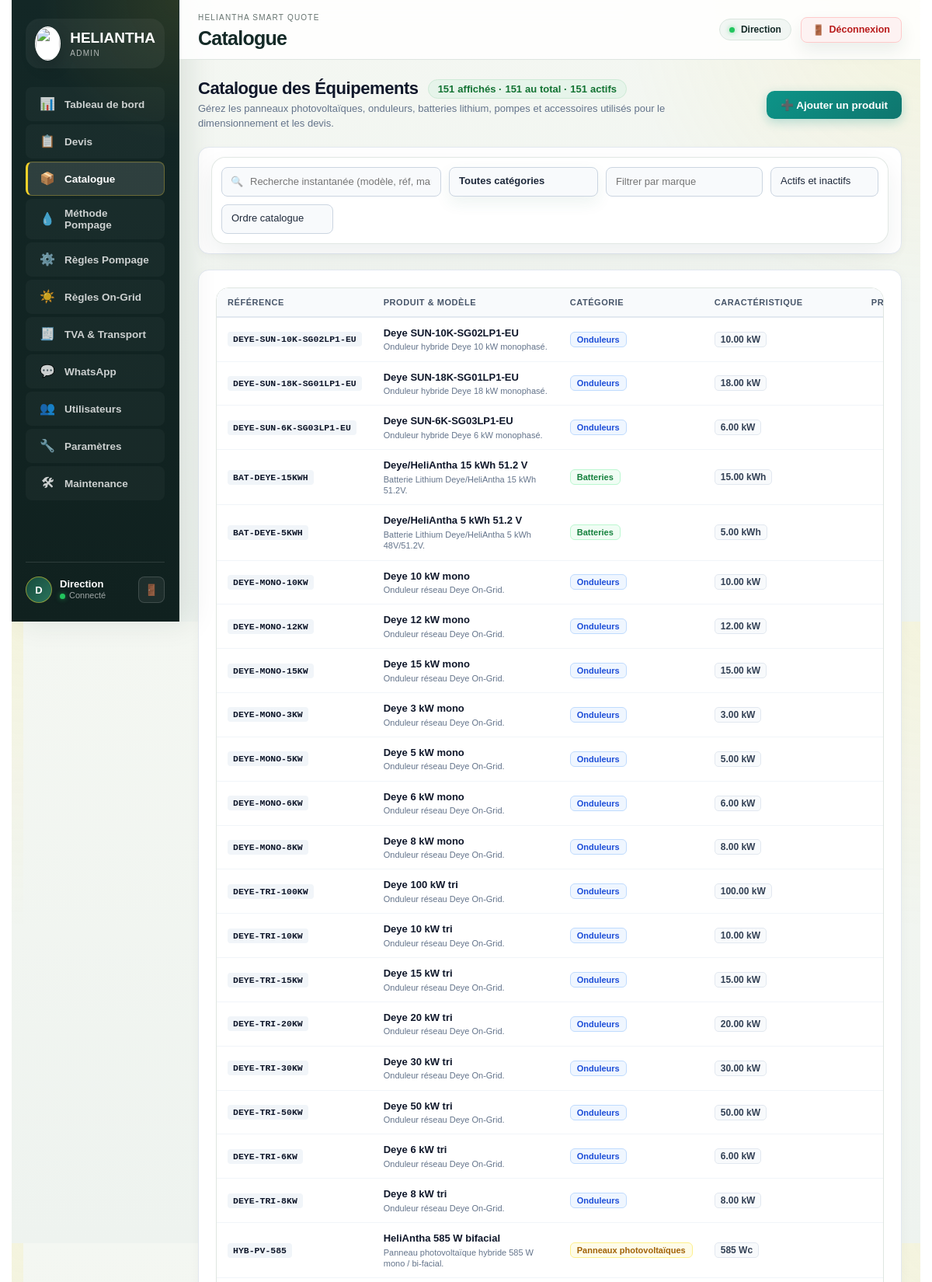
Page /admin/catalogue (signed in, upper part) on the committed database.
### tables this page shows
CREATE TABLE products (
    id INTEGER PRIMARY KEY AUTOINCREMENT,
    reference TEXT NOT NULL UNIQUE,
    category TEXT NOT NULL,
    subcategory TEXT,
    brand TEXT,
    model TEXT,
    description TEXT,
    power_kw REAL,
    power_w REAL,
    voltage REAL,
    current_amp REAL,
    capacity_kwh REAL,
    capacity_l REAL,
    efficiency REAL,
    technology TEXT,
    technical_specs_json TEXT,
    purchase_price REAL,
    sale_price REAL,
    supplier TEXT,
    stock REAL,
    unit TEXT,
    warranty TEXT,
    vat_rate REAL,
    currency TEXT NOT NULL DEFAULT 'DH',
    datasheet_url TEXT,
    demo INTEGER NOT NULL DEFAULT 0,
    preferred INTEGER NOT NULL DEFAULT 0,
    priority INTEGER NOT NULL DEFAULT 0,
    active INTEGER NOT NULL DEFAULT 1,
    created_at TEXT NOT NULL DEFAULT CURRENT_TIMESTAMP,
    updated_at TEXT NOT NULL DEFAULT CURRENT_TIMESTAMP
);

### app/routes.py (the view)
@bp.get("/admin/catalogue")
def admin_catalog():
    filters = {
        "q": request.args.get("q", ""),
        "category": request.args.get("category", ""),
        "active": request.args.get("active", ""),
        "brand": request.args.get("brand", ""),
        "sort": request.args.get("sort", "catalog"),
    }
    if filters["sort"] == "stock_desc":
        filters["sort"] = "catalog"
    products = [
        _decorate_catalog_product(item)
        for item in list_products(
            search=filters["q"],
            category=filters["category"],
            active=filters["active"],
            brand=filters["brand"],
            sort=filters["sort"],
        )
    ]
    return render_template(
        "admin/catalog.html",
        products=products,
        counts=_catalog_counts(),
        filters=filters,
        category_options=category_options(),
        technical_fields=technical_fields_by_category(),
        sort_options=CATALOG_SORT_OPTIONS,
    )

### app/admin_maintenance.py (called while the page is built, shortened)
@bp.app_context_processor
def navigation_context():
    return {"maintenance_available": True}

@bp.before_app_request
def public_maintenance_gate():
    if (request.method == "OPTIONS" or request.path == "/health"
            or request.path == "/admin" or request.path.startswith("/admin/")
            or request.endpoint in {"static", "main.brand_image", "maintenance_public.status"}):
        return None

### app/catalog.py (called while the page is built)
def _token(value: Any) -> str:
    normalized = unicodedata.normalize("NFKD", str(value or "").strip().lower())
    ascii_value = "".join(character for character in normalized if not unicodedata.combining(character))
    return re.sub(r"[^a-z0-9]+", "_", ascii_value).strip("_")

def category_options() -> list[dict[str, str]]:
    return [{"value": key, "label": item["label"]} for key, item in CATALOG_CATEGORIES.items()]

def normalize_category(value: Any) -> str:
    normalized = CATEGORY_ALIASES.get(_token(value))
    if not normalized:
        raise ProductValidationError({"category": "Categorie produit non reconnue."})
    return normalized

def category_label(value: Any) -> str:
    try:
        return CATALOG_CATEGORIES[normalize_category(value)]["label"]
    except ProductValidationError:
        return str(value or "")

def technical_fields_for(category: Any) -> list[dict[str, Any]]:
    try:
        return [dict(field) for field in TECHNICAL_FIELDS.get(normalize_category(category), [])]
    except ProductValidationError:
        return []

def technical_fields_by_category() -> dict[str, list[dict[str, Any]]]:
    return {key: technical_fields_for(key) for key in CATALOG_CATEGORIES}

### app/db.py (called while the page is built)
def get_db():
    if "db" not in g:
        database = current_app.config["DATABASE"]
        if database == ":memory:":
            with _SCHEMA_LOCK:
                memory = current_app.extensions.get("heliantha_memory_database")
                if memory is None:
                    uri = f"file:heliantha-{uuid4().hex}?mode=memory&cache=shared"
                    memory = (uri, sqlite3.connect(uri, uri=True))
                    current_app.extensions["heliantha_memory_database"] = memory
            g.db = sqlite3.connect(memory[0], uri=True)
        else:
            g.db = sqlite3.connect(database)
        g.db.row_factory = sqlite3.Row
    return g.db

def _product_from_row(row):
    product = dict(row)
    product["technical_specs"] = loads(product.pop("technical_specs_json", None), {})
    product["completeness"] = product_completeness(product)
    return product

### templates/admin/catalog.html (shortened to what this page needs)
{% extends "admin/base.html" %}
{% block page_title %}Catalogue{% endblock %}
{% block content %}
<div class="cat-header-strip">
  <div class="cat-header-info">
    <div class="cat-title-row">
      <h1 class="cat-title">Catalogue des Équipements</h1>
      <span class="cat-counter-pill"><b data-live-catalog-count>{{ products|length }}</b> affichés · <b data-catalog-total>{{ counts.total }}</b> au total · <b data-catalog-active>{{ counts.active }}</b> actifs</span>
    </div>
    <p class="cat-subtitle">Gérez les panneaux photovoltaïques, onduleurs, batteries lithium, pompes et accessoires utilisés pour le dimensionnement et les devis.</p>
  </div>
  <div class="cat-header-action">
    <a class="cat-btn-primary" href="{{ url_for('main.admin_catalog_new') }}" onclick="openProductModal('new', event)">
      ➕ Ajouter un produit
    </a>
  </div>
</div>
<div class="cat-toolbar-card">
  <form class="filters catalog-filters catalog-filter-panel cat-filter-form" method="get" data-live-catalog-filters>
    <div class="cat-search-wrapper">
      <span class="cat-search-icon" aria-hidden="true">🔍</span>
      <input name="q" value="{{ filters.get('q', '') }}" placeholder="Recherche instantanée (modèle, réf, marque…)" aria-label="Recherche instantanée">
    </div>
    <select name="category" aria-label="Catégorie" class="cat-filter-select">
      <option value="">Toutes catégories</option>
    </select>
    <input name="brand" value="{{ filters.get('brand', '') }}" placeholder="Filtrer par marque" class="cat-filter-input-brand">
    <select name="active" aria-label="Statut" class="cat-filter-select">
      <option value="">Actifs et inactifs</option>
    </select>
    <select name="sort" aria-label="Tri" class="cat-filter-select">
      {% for option in sort_options %}
      <option value="{{ option.value }}" {% if filters.get('sort') == option.value %}selected{% endif %}>{{ option.label }}</option>
      {% endfor %}
    </select>
  </form>
</div>
<div class="panel catalog-panel cat-table-card">
  <div class="table-wrap catalog-table-wrap cat-table-wrap">
    <table class="cat-table">
      <thead>
        <tr>
          <th data-pump-hidden-column class="cat-th-ref">Référence</th>
          <th class="cat-th-prod">Produit & Modèle</th>
          <th class="cat-th-cat">Catégorie</th>
          <th class="cat-th-spec">Caractéristique</th>
          <th class="cat-th-price">Prix catalogue</th>
        </tr>
      </thead>
      <tbody>
        {% for p in products %}
        {% include "admin/_catalog_row.html" %}
        {% else %}
        <tr data-catalog-empty>
          <td colspan="6" class="cat-empty-cell">Aucun produit ne correspond aux critères sélectionnés.</td>
        </tr>
        {% endfor %}
      </tbody>
    </table>
  </div>
</div>
{% endblock %}

### templates/admin/_catalog_row.html (shortened to what this page needs)
<tr
  data-catalog-row
  data-product-id="{{ p.id }}"
  data-category="{{ p.category or '' }}"
  data-brand="{{ p.brand or '' }}"
  data-active="{{ 1 if p.active else 0 }}"
  data-price="{{ p.sale_price or 0 }}"
  data-updated="{{ p.updated_at or '' }}"
  data-search="{{ [('' if p.category == 'pumps' else p.reference), p.brand, p.model, p.description, p.category_label, p.main_characteristic]|select|join(' ')|lower }}"
  class="cat-row {% if not p.active %}is-inactive{% endif %}"
>
  <td data-pump-hidden-column class="cat-cell-ref">
    {% if p.category != 'pumps' %}
    <span class="cat-ref-code">{{ p.reference }}</span>
    {% else %}
    <span class="cat-muted-dash">-</span>
    {% endif %}
  </td>
  <td class="cat-cell-prod">
    <strong class="cat-prod-title">{{ [p.brand, p.model]|select|join(' ') or "Produit catalogue" }}</strong>
    {% if p.description %}<div class="cat-prod-desc">{{ p.description }}</div>{% endif %}
  </td>
  <td class="cat-cell-cat">
    <span class="cat-cat-tag cat-cat-{{ p.category or 'default' }}">{{ p.category_label }}</span>
  </td>
  <td class="cat-cell-spec">
    <span class="cat-spec-badge">{{ p.main_characteristic or "-" }}</span>
  </td>
  <td class="cat-cell-price">
  </td>
</tr>

### static/css/admin_responsive.css (style rules this page uses)
@media screen { .admin-app { grid-template-columns: clamp(210px, 18vw, 270px) minmax(0, 1fr); min-width: 0; min-height: 100dvh; } }
@media screen { .admin-content :where(div, section, article, form, header, footer, label) { min-width: 0; } }
@media screen { .table-wrap, .cat-table-wrap, .pr-table-wrap, .wa-table-wrap, .users-table-wrap, .qc-overview-table-wrap, .qc-tva-table-wrap { min-width: 0; max-width: 100%; overflow: auto; overscroll-behavior: auto; } }

### rows in the picture
products: reference "DEYE-SUN-10K-SG02LP1-EU", brand+model "Deye SUN-10K-SG02LP1-EU", description "Onduleur hybride Deye 10 kW monophasé.", category_label "Onduleurs", main_characteristic "10.00 kW"
products: reference "DEYE-SUN-18K-SG01LP1-EU", brand+model "Deye SUN-18K-SG01LP1-EU", description "Onduleur hybride Deye 18 kW monophasé.", category_label "Onduleurs", main_characteristic "18.00 kW"
products: reference "DEYE-SUN-6K-SG03LP1-EU", brand+model "Deye SUN-6K-SG03LP1-EU", description "Onduleur hybride Deye 6 kW monophasé.", category_label "Onduleurs", main_characteristic "6.00 kW"
products: reference "BAT-DEYE-15KWH", brand+model "Deye/HeliAntha 15 kWh 51.2 V", description "Batterie Lithium Deye/HeliAntha 15 kWh 51.2V.", category_label "Batteries", main_characteristic "15.00 kWh"
products: reference "BAT-DEYE-5KWH", brand+model "Deye/HeliAntha 5 kWh 51.2 V", description "Batterie Lithium Deye/HeliAntha 5 kWh 48V/51.2V.", category_label "Batteries", main_characteristic "5.00 kWh"
products: reference "DEYE-MONO-10KW", brand+model "Deye 10 kW mono", description "Onduleur réseau Deye On-Grid.", category_label "Onduleurs", main_characteristic "10.00 kW"
products: reference "DEYE-MONO-12KW", brand+model "Deye 12 kW mono", description "Onduleur réseau Deye On-Grid.", category_label "Onduleurs", main_characteristic "12.00 kW"
products: reference "DEYE-MONO-15KW", brand+model "Deye 15 kW mono", description "Onduleur réseau Deye On-Grid.", category_label "Onduleurs", main_characteristic "15.00 kW"
products: reference "DEYE-MONO-3KW", brand+model "Deye 3 kW mono", description "Onduleur réseau Deye On-Grid.", category_label "Onduleurs", main_characteristic "3.00 kW"
products: reference "DEYE-MONO-5KW", brand+model "Deye 5 kW mono", description "Onduleur réseau Deye On-Grid.", category_label "Onduleurs", main_characteristic "5.00 kW"
products: reference "DEYE-MONO-6KW", brand+model "Deye 6 kW mono", description "Onduleur réseau Deye On-Grid.", category_label "Onduleurs", main_characteristic "6.00 kW"
products: reference "DEYE-MONO-8KW", brand+model "Deye 8 kW mono", description "Onduleur réseau Deye On-Grid.", category_label "Onduleurs", main_characteristic "8.00 kW"
products: reference "DEYE-TRI-100KW", brand+model "Deye 100 kW tri", description "Onduleur réseau Deye On-Grid.", category_label "Onduleurs", main_characteristic "100.00 kW"
products: reference "DEYE-TRI-10KW", brand+model "Deye 10 kW tri", description "Onduleur réseau Deye On-Grid.", category_label "Onduleurs", main_characteristic "10.00 kW"
products: reference "DEYE-TRI-15KW", brand+model "Deye 15 kW tri", description "Onduleur réseau Deye On-Grid.", category_label "Onduleurs", main_characteristic "15.00 kW"
products: reference "DEYE-TRI-20KW", brand+model "Deye 20 kW tri", description "Onduleur réseau Deye On-Grid.", category_label "Onduleurs", main_characteristic "20.00 kW"
products: reference "DEYE-TRI-30KW", brand+model "Deye 30 kW tri", description "Onduleur réseau Deye On-Grid.", category_label "Onduleurs", main_characteristic "30.00 kW"
products: reference "DEYE-TRI-50KW", brand+model "Deye 50 kW tri", description "Onduleur réseau Deye On-Grid.", category_label "Onduleurs", main_characteristic "50.00 kW"
products: reference "DEYE-TRI-6KW", brand+model "Deye 6 kW tri", description "Onduleur réseau Deye On-Grid.", category_label "Onduleurs", main_characteristic "6.00 kW"
products: reference "DEYE-TRI-8KW", brand+model "Deye 8 kW tri", description "Onduleur réseau Deye On-Grid.", category_label "Onduleurs", main_characteristic "8.00 kW"
products: reference "HYB-PV-585", brand+model "HeliAntha 585 W bifacial", description "Panneau photovoltaïque hybride 585 W mono / bi-facial.", category_label "Panneaux photovoltaïques", main_characteristic "585 Wc"

### other values in the picture
{{ clean_user[0] if clean_user else 'A' }} "D"
{{ clean_user }} "Direction"
{{ products|length }} "151"
{{ counts.total }} "151"
{{ counts.active }} "151"
form field sort "Ordre catalogue"
